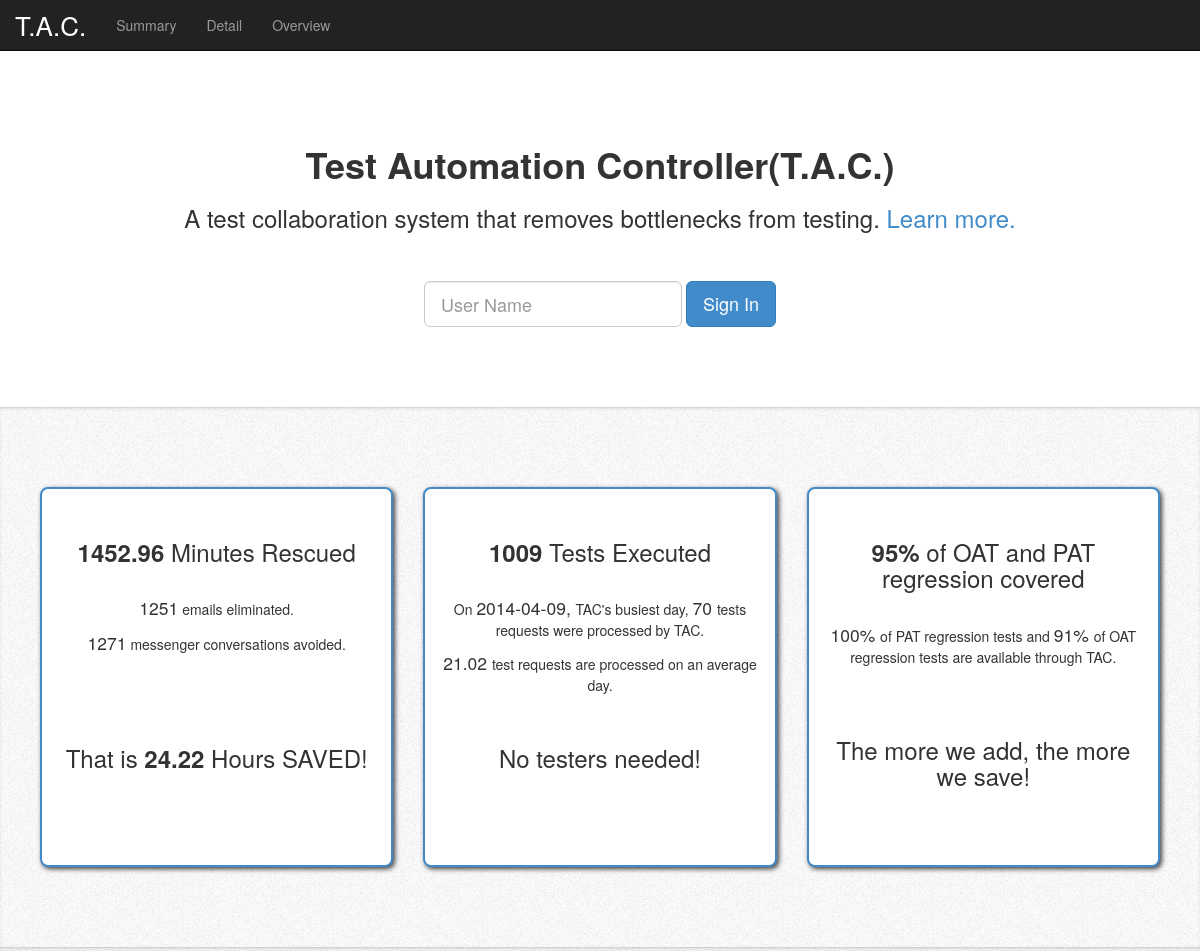
Page /tac_stats.php (upper part) on the earlier database version.
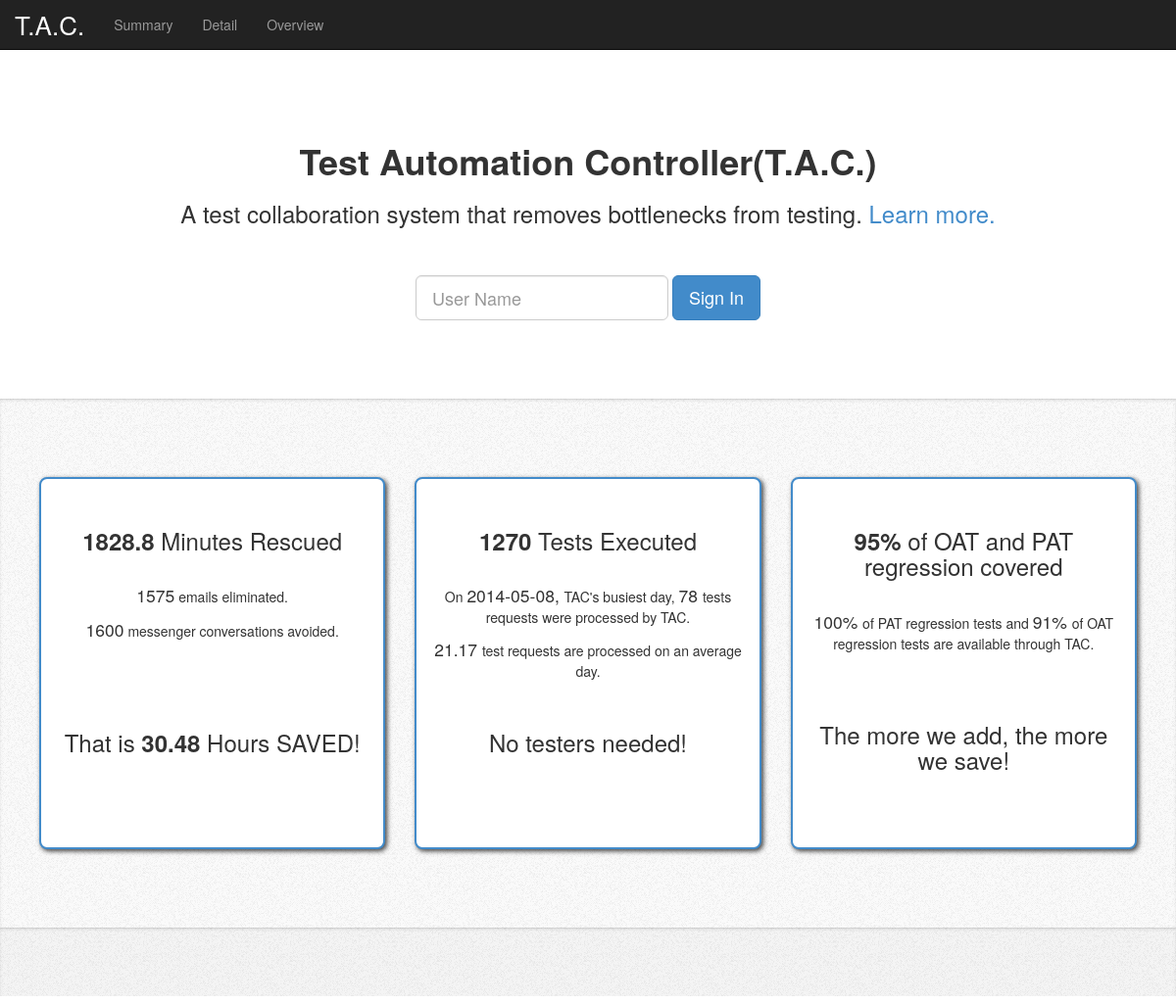
Same page on the later database version.
### tables this page shows
CREATE TABLE IF NOT EXISTS `stats_for_web` (
  `id` int(11) NOT NULL AUTO_INCREMENT,
  `num_tests_executed` int(11) NOT NULL,
  `busiest_count` int(11) NOT NULL,
  `busiest_date` date NOT NULL,
  `avg_daily_requests` decimal(4,2) NOT NULL,
  `total_coverage` int(11) NOT NULL,
  `pat_coverage` int(11) NOT NULL,
  `oat_coverage` int(11) NOT NULL,
  `email_time_multiplier` decimal(4,2) NOT NULL COMMENT 'Savings in email time per test case',
  `lync_time_multiplier` decimal(4,2) NOT NULL COMMENT 'Savings in Lync time per test case',
  `email_count_multiplier` decimal(4,2) NOT NULL COMMENT 'Savings in emails per test run',
  `lync_count_multiplier` decimal(4,2) NOT NULL COMMENT 'Savings in lyncs per test run',
  PRIMARY KEY (`id`)
);

### base_function.php (the view, shortened to what this page needs)
<?php
	function f_totalEmails()
	{
		global $db;
		$sql_query = "select email_count_multiplier as e_count,num_tests_executed as t_count from stats_for_web order by id desc limit 1";
		$result = $db->query($sql_query) or die($db->error);
		$row = $result->fetch_assoc();
		$email_multipler = $row['e_count'];
		$total_test = $row['t_count'];
		return round($total_test * $email_multipler);
	}
	function f_totalLync()
	{
		global $db;
		$sql_query = "select lync_count_multiplier as l_count,num_tests_executed as t_count from stats_for_web order by id desc limit 1";
		$result = $db->query($sql_query) or die($db->error);
		$row = $result->fetch_assoc();
		$lync_multipler = $row['l_count'];
		$total_test = $row['t_count'];
		return round($total_test * $lync_multipler);
	}
	function f_totalMinute()
	{
		global $db;
		$sql_query = "select num_tests_executed as t_count, email_time_multiplier as e_time, lync_time_multiplier as l_time from stats_for_web order by id desc limit 1";
		$result = $db->query($sql_query) or die($db->error);
		$row = $result->fetch_assoc();
		$total_test = $row['t_count'];
		$avg_email_time = $row['e_time'];
		$avg_lync_time = $row['l_time'];
		return ($total_test*$avg_email_time + $total_test*$avg_lync_time);
	}
	function f_totalTests()
	{
		global $db;
		$sql_query = "select num_tests_executed as t_count from stats_for_web order by id desc limit 1";
		$result = $db->query($sql_query) or die($db->error);
		$row = $result->fetch_assoc();
		$total_test = $row['t_count'];
		return $total_test;
	}
	function f_getBusiestDay()
	{
		global $db;
		$sql_query = "select busiest_date, busiest_count from stats_for_web order by id desc limit 1";
		$result = $db->query($sql_query) or die($db->error);
		$row = $result->fetch_assoc();
		$busiest['date'] = $row['busiest_date'];
		$busiest['test_count'] = $row['busiest_count'];
		return $busiest;
	}
	function f_getAverage()
	{
		global $db;
		$sql_query = "select avg_daily_requests as average from stats_for_web order by id desc limit 1";
		$result = $db->query($sql_query) or die($db->error);
		$row = $result->fetch_assoc();
		$average = $row['average'];
		return $average;
	}
	function f_getTestCoverage($type)
	{
		global $db;
		if($type == 'total') $sql_query = "select total_coverage as coverage from stats_for_web order by id desc limit 1";
		elseif($type == 'PAT') $sql_query = "select pat_coverage as coverage from stats_for_web order by id desc limit 1";
		else  $sql_query = "select oat_coverage as coverage from stats_for_web order by id desc limit 1";
		$result = $db->query($sql_query) or die($db->error);
		$row = $result->fetch_assoc();
		return $row['coverage'];
	}
?>

### base_function.php (the view, shortened to what this page needs)
<?php
	function f_totalEmails()
	{
		global $db;
		$sql_query = "select email_count_multiplier as e_count,num_tests_executed as t_count from stats_for_web order by id desc limit 1";
		$result = $db->query($sql_query) or die($db->error);
		$row = $result->fetch_assoc();
		$email_multipler = $row['e_count'];
		$total_test = $row['t_count'];
		return round($total_test * $email_multipler);
	}
	function f_totalLync()
	{
		global $db;
		$sql_query = "select lync_count_multiplier as l_count,num_tests_executed as t_count from stats_for_web order by id desc limit 1";
		$result = $db->query($sql_query) or die($db->error);
		$row = $result->fetch_assoc();
		$lync_multipler = $row['l_count'];
		$total_test = $row['t_count'];
		return round($total_test * $lync_multipler);
	}
	function f_totalMinute()
	{
		global $db;
		$sql_query = "select num_tests_executed as t_count, email_time_multiplier as e_time, lync_time_multiplier as l_time from stats_for_web order by id desc limit 1";
		$result = $db->query($sql_query) or die($db->error);
		$row = $result->fetch_assoc();
		$total_test = $row['t_count'];
		$avg_email_time = $row['e_time'];
		$avg_lync_time = $row['l_time'];
		return ($total_test*$avg_email_time + $total_test*$avg_lync_time);
	}
	function f_totalTests()
	{
		global $db;
		$sql_query = "select num_tests_executed as t_count from stats_for_web order by id desc limit 1";
		$result = $db->query($sql_query) or die($db->error);
		$row = $result->fetch_assoc();
		$total_test = $row['t_count'];
		return $total_test;
	}
	function f_getBusiestDay()
	{
		global $db;
		$sql_query = "select busiest_date, busiest_count from stats_for_web order by id desc limit 1";
		$result = $db->query($sql_query) or die($db->error);
		$row = $result->fetch_assoc();
		$busiest['date'] = $row['busiest_date'];
		$busiest['test_count'] = $row['busiest_count'];
		return $busiest;
	}
	function f_getAverage()
	{
		global $db;
		$sql_query = "select avg_daily_requests as average from stats_for_web order by id desc limit 1";
		$result = $db->query($sql_query) or die($db->error);
		$row = $result->fetch_assoc();
		$average = $row['average'];
		return $average;
	}
	function f_getTestCoverage($type)
	{
		global $db;
		if($type == 'total') $sql_query = "select total_coverage as coverage from stats_for_web order by id desc limit 1";
		elseif($type == 'PAT') $sql_query = "select pat_coverage as coverage from stats_for_web order by id desc limit 1";
		else  $sql_query = "select oat_coverage as coverage from stats_for_web order by id desc limit 1";
		$result = $db->query($sql_query) or die($db->error);
		$row = $result->fetch_assoc();
		return $row['coverage'];
	}
?>

### tac_stats.php (shortened to what this page needs)
<?php
	require_once "base_function.php";
?>
<!DOCTYPE html>
  <html lang="en">
    <head>
      <link href="css/bootstrap.min.css" rel="stylesheet" media="screen">
      <link href="tac_stats.css" rel="stylesheet">
    </head>
    <body>
      <nav id="nav" class="navbar navbar-inverse navbar-fixed-top" role="navigation">
        <div class="container-fluid">
          <div class="navbar-header">
            <a class="navbar-brand" href="index.php">T.A.C.</a>
          </div>
          <ul class="nav navbar-nav text-center">
            <li><a href="#summary">Summary</a></li>
            <li><a href="#detail">Detail</a></li>
						<li><a href="#overview">Overview</a></li>
          </ul>
        </div>
      </nav>
      <div id="stat_container" class="container-fluid">
        <div class="row">
          <div class="" id="wrapper1">
						<h1 id="title_header">Test Automation Controller(T.A.C.)</h1>
						<h3>A test collaboration system that removes bottlenecks from testing. <a href="#overview">Learn more.</a></h3>
            <br/>
						<br/>
            <?php
              if(!isset($_COOKIE['user']))
              {
                echo "<form class='form-inline' role='form' method='post' action='authen.php'>
                        <div class='form-group'>
                          <input type='text' class='form-control input-lg' name='username' placeholder='User Name'>
                        </div>
                        <button type='submit' class='btn btn-lg btn-primary'>Sign In</button>
                ";
              }
							else{
								echo "
										<a href='index.php' class='btn btn-primary btn-lg'>Start Testing</a>
								";
							}
            ?>
          </div>
        </div>
        <div class="wrapper" id="summary">
          <div class="row">
            <div class="col-sm-4 col-md-4 text-center">
              <div id="box1" class="box">
                <h3><strong>
								<?php
									$total_minute = f_totalMinute();
									echo $total_minute;
								?></strong> Minutes Rescued</h3>
                <br/>
								<p>
									<span class="standout"><?php echo f_totalEmails() ?></span> emails eliminated.
								</p>
								<p>
									<span class="standout"><?php echo f_totalLync() ?></span> messenger conversations avoided.
								</p>
								<br><br><br>
                <h3>That is <strong><?php echo round($total_minute/60,2);?></strong> Hours SAVED!</h3>
              </div>
            </div>
            <div class="col-sm-4 col-md-4 text-center">
              <div class="box">
                <h3><strong><?php echo f_totalTests()?></strong> Tests Executed</h3>
                <br/>
								<p>
									On <span class="standout">
										<?php
											$busiest = f_getBusiestDay();
											echo $busiest['date'].",";
										?>
									</span> TAC's busiest day,
									<span class="standout">
										<?php echo $busiest['test_count'];?>
									</span> tests requests were processed by TAC.
								</p>
                <p><span class="standout">
									<?php echo f_getAverage();?>
								</span> test requests are processed on an average day.
								</p>
								<br>
								<h3>No testers needed!</h3>
              </div>
            </div>
            <div class="col-sm-4 col-md-4 text-center">
              <div class="box">
                <h3><strong>
									<?php
										echo f_getTestCoverage("total")."%";
									?>
								</strong> of OAT and PAT regression covered</h3>
                <br/>
								<p>
									<span class="standout">
										<?php echo f_getTestCoverage('PAT')."%";?>
									</span> of PAT regression tests and
									<span class="standout">
										<?php echo f_getTestCoverage('OAT')."%";?>
									</span> of OAT regression tests are available through TAC.
								</p>
								<br><br>
                <h3>The more we add, the more we save!</h3>
              </div>
            </div>
          </div>
        </div>
        <div class="wrapper" id="detail">
        </div>
			</div>
    </body>
  </html>

### tac_stats.css (style rules this page uses)
body { font-weight:300; padding-top:75px; }
.wrapper { box-shadow: inset 0px 1px 0px 0px rgba(0,0,0,0.05), inset 0px 2px 3px 0px rgba(0,0,0,0.1); }
#wrapper1 { text-align: center; padding-top:50px; padding-bottom:80px; }
#summary,#detail,#overview { background-image: url('bg.png'); }
#summary { background-color: #fafafa; text-shadow: 1px 1px 0px #fff; padding:80px 40px 80px 40px; }
#detail { background-color: #f4f4f4; text-shadow: 1px 1px 0px #fff; padding-top:80px; padding-bottom: 50px; text-align: center; }
.box { border:2px solid #428bca !important; background-image: none !important; background-color: #fff; padding:30px 15px 5px 15px; border-radius: 8px 8px 8px 8px; -moz-border-radius: 8px 8px 8px 8px; -webkit-border-radius: 8px 8px 8px 8px; height:380px; -webkit-box-shadow: 2px 2px 5px 0px rgba(0,0,0,0.75); -moz-box-shadow: 2px 2px 5px 0px rgba(0,0,0,0.75); box-shadow: 2px 2px 5px 0px rgba(0,0,0,0.75); }
#stat_container { margin:0; padding-left:0; padding-right:0; }
#title_header { font-weight: 900; }
.navbar-brand { font-size:26px !important; }
.standout { font-size: 1.25em; }

Differences in the rows shown:
no longer on this page (row unchanged): stats_for_web: total_minute "1452.96", f_totalEmails() "1251", f_totalLync() "1271", $total_minute/60 "24.22", num_tests_executed "1009"
added stats_for_web: total_minute "1828.8", f_totalEmails() "1575", f_totalLync() "1600", $total_minute/60 "30.48", num_tests_executed "1270"
Other differences:
$busiest['date']: "2014-04-09" → "2014-05-08"
$busiest['test_count']: "70" → "78"
f_getAverage(): "21.02" → "21.17"
